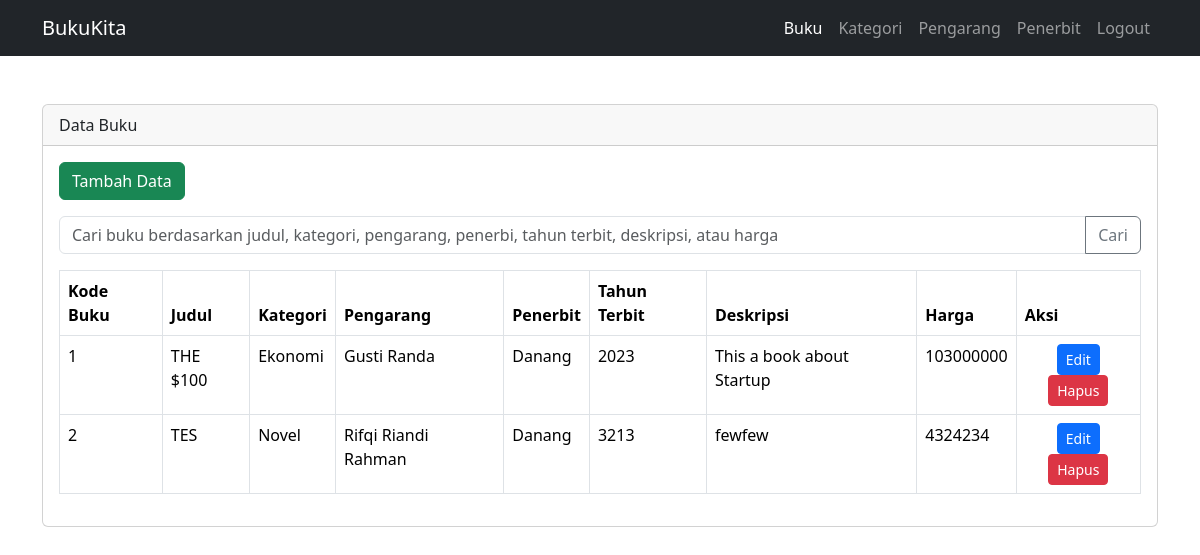
Screenshot of /master_buku/buku.php (signed in) with the database file from the repository.
### tables this page shows
CREATE TABLE `master_buku` (
  `kode_buku` varchar(10) NOT NULL,
  `judul_buku` varchar(30) NOT NULL,
  `kategori` varchar(10) NOT NULL,
  `pengarang` varchar(10) NOT NULL,
  `penerbit` varchar(10) NOT NULL,
  `tahun` varchar(4) NOT NULL,
  `deskripsi` text NOT NULL,
  `harga` int NOT NULL
);

CREATE TABLE `kategori` (
  `kode_kategori` varchar(10) NOT NULL,
  `nama_kategori` varchar(20) NOT NULL
);

CREATE TABLE `pengarang` (
  `kode_pengarang` varchar(10) NOT NULL,
  `nama_pengarang` varchar(30) NOT NULL
);

CREATE TABLE `penerbit` (
  `kode_penerbit` varchar(10) NOT NULL,
  `nama_penerbit` varchar(10) NOT NULL,
  `kota_penerbit` varchar(10) NOT NULL
);

### master_buku/buku.php (the view, shortened to what this page needs)
<?php
include '../koneksi.php';
include '../template/header.php';
$keyword = '';
if (isset($_GET['q'])) {
    $keyword = $_GET['q'];
    $stmt = $conn->prepare("SELECT master_buku.*, kategori.nama_kategori, pengarang.nama_pengarang, penerbit.nama_penerbit FROM master_buku
                            LEFT JOIN kategori ON master_buku.kategori = kategori.kode_kategori
                            LEFT JOIN pengarang ON master_buku.pengarang = pengarang.kode_pengarang
                            LEFT JOIN penerbit ON master_buku.penerbit = penerbit.kode_penerbit
                            WHERE judul_buku LIKE CONCAT('%', ?, '%')
                            OR kategori.kode_kategoriLIKE CONCAT('%', ?, '%')
                            OR pengarang.kode_pengarang LIKE CONCAT('%', ?, '%')
                            OR penerbit.kode_penerbit LIKE CONCAT('%', ?, '%')
                            OR tahun LIKE CONCAT('%', ?, '%')
                            OR deskripsi LIKE CONCAT('%', ?, '%')
                            OR harga LIKE CONCAT('%', ?, '%')");
    $stmt->bind_param("sssssss", $keyword, $keyword, $keyword, $keyword, $keyword, $keyword, $keyword);
    $stmt->execute();
    $query = $stmt->get_result();
} else {
    $query = mysqli_query($conn, "SELECT master_buku.*, kategori.nama_kategori, pengarang.nama_pengarang, penerbit.nama_penerbit FROM master_buku
                                  LEFT JOIN kategori ON master_buku.kategori = kategori.kode_kategori
                                  LEFT JOIN pengarang ON master_buku.pengarang = pengarang.kode_pengarang
                                  LEFT JOIN penerbit ON master_buku.penerbit = penerbit.kode_penerbit");
}
?>
<div class="container mt-5">
    <div class="row">
        <div class="col-md-12">
            <div class="card">
                <div class="card-header">
                    Data Buku
                </div>
                <div class="card-body">
                    <a href="tambah-buku.php" class="btn btn-md btn-success mb-3">Tambah Data</a>
                    <form method="get" class="input-group mb-3">
                        <input name="q" type="text" class="form-control" placeholder="Cari buku berdasarkan judul, kategori, pengarang, penerbi, tahun terbit, deskripsi, atau harga" value="<?php echo $keyword ?>">
                        <button class="btn btn-outline-secondary" type="submit">Cari</button>
                    </form>
                    <table class="table table-bordered">
                        <thead>
                            <tr>
                                <th scope="col">Kode Buku</th>
                                <th scope="col">Judul</th>
                                <th scope="col">Kategori</th>
                                <th scope="col">Pengarang</th>
                                <th scope="col">Penerbit</th>
                                <th scope="col">Tahun Terbit</th>
                                <th scope="col">Deskripsi</th>
                                <th scope="col">Harga</th>
                                <th scope="col">Aksi</th>
                            </tr>
                        </thead>
                        <tbody>
                            <?php
                            while ($row = mysqli_fetch_array($query)) :
                            ?>
                                <tr>
                                    <td><?php echo $row['kode_buku']; ?></td>
                                    <td><?php echo $row['judul_buku']; ?></td>
                                    <td><?php echo $row['nama_kategori'];
                                        ?></td>
                                    <td><?php echo $row['nama_pengarang'];
                                        ?></td>
                                    <td><?php echo $row['nama_penerbit'];
                                        ?></td>
                                    <td><?php echo $row['tahun']; ?></td>
                                    <td><?php echo $row['deskripsi']; ?></td>
                                    <td><?php echo $row['harga']; ?></td>
                                    <td class="text-center">
                                        <a href="edit-buku.php?kode_buku=<?php echo $row['kode_buku']; ?>" class="btn btn-sm btn-primary">Edit</a>
                                        <a href="hapus-buku.php?kode_buku=<?php echo $row['kode_buku']; ?>" class="btn btn-sm btn-danger">Hapus</a>
                                    </td>
                                </tr>
                            <?php endwhile ?>
                        </tbody>
                    </table>
                </div>
            </div>
        </div>
    </div>
</div>
<?php include '../template/footer.php'; ?>

### template/header.php (shortened to what this page needs)
<?php
$current_page = basename($_SERVER['SCRIPT_NAME']);
?>
<!DOCTYPE html>
<html lang="en">
<head>
    <link href="<?php echo BASE_URL; ?>assets/css/bootstrap.min.css" rel="stylesheet">
</head>
<body>
    <nav class="navbar navbar-expand-sm bg-dark navbar-dark">
        <div class="container">
            <a class="navbar-brand" href="<?php echo BASE_URL; ?>">BukuKita</a>
            <ul class="navbar-nav">
                <li class="nav-item ">
                    <a class="nav-link <?php echo ($current_page == 'buku.php') ? 'active' : ''; ?>" href="<?php echo BASE_URL; ?>master_buku/buku.php">Buku</a>
                </li>
                <li class="nav-item ">
                    <a class="nav-link <?php echo ($current_page == 'kategori.php') ? 'active' : ''; ?>" href="<?php echo BASE_URL; ?>kategori/kategori.php">Kategori</a>
                </li>
                <li class="nav-item ">
                    <a class="nav-link <?php echo ($current_page == 'pengarang.php') ? 'active' : ''; ?>" href="<?php echo BASE_URL; ?>pengarang/pengarang.php">Pengarang</a>
                </li>
                <li class="nav-item ">
                    <a class="nav-link <?php echo ($current_page == 'penerbit.php') ? 'active' : ''; ?>" href="<?php echo BASE_URL; ?>penerbit/penerbit.php">Penerbit</a>
                </li>
                <li class="nav-item ">
                    <a class="nav-link <?php echo ($current_page == 'logout.php') ? 'active' : ''; ?>" href="<?php echo BASE_URL; ?>logout.php">Logout</a>
                </li>
            </ul>
        </div>
    </nav>

### template/footer.php (shortened to what this page needs)
</body>
</html>

### rows the page displays
master_buku: kode_buku "1", judul_buku "THE $100", kategori.nama_kategori "Ekonomi", pengarang.nama_pengarang "Gusti Randa", penerbit.nama_penerbit "Danang", tahun "2023", deskripsi "This a book about Startup", harga "103000000"
master_buku: kode_buku "2", judul_buku "TES", kategori.nama_kategori "Novel", pengarang.nama_pengarang "Rifqi Riandi Rahman", penerbit.nama_penerbit "Danang", tahun "3213", deskripsi "fewfew", harga "4324234"
